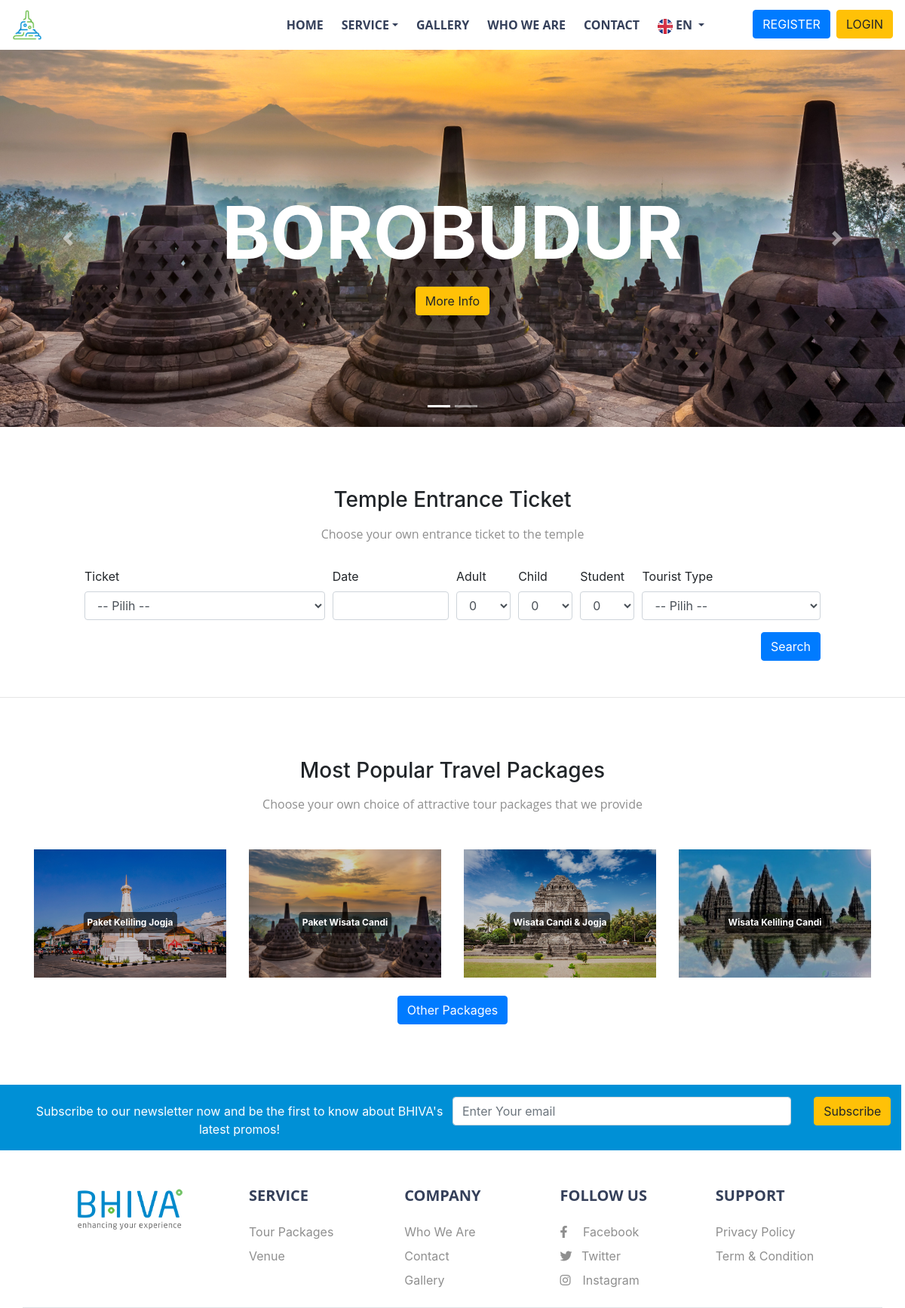
The page / on the database its author committed.
### tables this page shows
CREATE TABLE `core_key_text` (
  `keytext_key_id` bigint(20) DEFAULT NULL,
  `keytext_lang_code` varchar(5) DEFAULT NULL,
  `keytext_text` text,
  `insert_user_id` bigint(20) DEFAULT NULL,
  `insert_datetime` datetime DEFAULT NULL,
  `update_user_id` bigint(20) DEFAULT NULL,
  `update_datetime` datetime DEFAULT NULL,
  KEY `keytext_lang_code` (`keytext_lang_code`),
  KEY `keytext_key_id` (`keytext_key_id`),
  CONSTRAINT `core_key_text_ibfk_2` FOREIGN KEY (`keytext_lang_code`) REFERENCES `core_lang` (`lang_code`),
  CONSTRAINT `core_key_text_ibfk_3` FOREIGN KEY (`keytext_key_id`) REFERENCES `core_key` (`key_id`) ON DELETE CASCADE ON UPDATE CASCADE
);

CREATE TABLE `core_lang` (
  `lang_code` varchar(5) NOT NULL,
  `lang_name` varchar(250) DEFAULT NULL,
  `lang_icon` text COMMENT 'file upload',
  `insert_user_id` bigint(20) DEFAULT NULL,
  `insert_datetime` datetime DEFAULT NULL,
  `update_user_id` bigint(20) DEFAULT NULL,
  `update_datetime` datetime DEFAULT NULL,
  PRIMARY KEY (`lang_code`)
);

CREATE TABLE `cms_slider_text` (
  `slidertext_slider_id` int(11) DEFAULT NULL,
  `slidertext_lang` varchar(5) DEFAULT NULL,
  `slidertext_title_link` varchar(250) DEFAULT NULL,
  `slidertext_title` varchar(250) DEFAULT NULL,
  `slidertext_text` text,
  KEY `slidertext_slider_id` (`slidertext_slider_id`),
  KEY `slidertext_lang` (`slidertext_lang`),
  CONSTRAINT `cms_slider_text_ibfk_1` FOREIGN KEY (`slidertext_slider_id`) REFERENCES `cms_slider` (`slider_id`) ON DELETE CASCADE ON UPDATE CASCADE
);

CREATE TABLE `mst_tourpackages_text` (
  `tourpackagestext_tourpackages_id` int(11) DEFAULT NULL,
  `tourpackagestext_lang` varchar(5) DEFAULT NULL,
  `tourpackagestext_name` varchar(250) DEFAULT NULL,
  `tourpackagestext_text` text,
  KEY `tourpackagestext_tourpackages_id` (`tourpackagestext_tourpackages_id`),
  KEY `tourpackagestext_lang` (`tourpackagestext_lang`),
  CONSTRAINT `mst_tourpackages_text_ibfk_1` FOREIGN KEY (`tourpackagestext_tourpackages_id`) REFERENCES `mst_tourpackages` (`tourpackages_id`) ON DELETE CASCADE ON UPDATE CASCADE
);

CREATE TABLE `cms_service_text` (
  `servicetext_service_id` int(11) DEFAULT NULL,
  `servicetext_lang` varchar(5) DEFAULT NULL,
  `servicetext_name` varchar(250) DEFAULT NULL,
  `servicetext_text` text,
  KEY `servicetext_service_id` (`servicetext_service_id`),
  KEY `servicetext_lang` (`servicetext_lang`),
  CONSTRAINT `cms_service_text_ibfk_1` FOREIGN KEY (`servicetext_service_id`) REFERENCES `cms_service` (`service_id`) ON DELETE CASCADE ON UPDATE CASCADE
);

### application/views/home.php (the view, shortened to what the rows shown need)
<!DOCTYPE html>
<html>
		<?php
			$this->load->view('header');
		?>
		<div>
			<div id="carouselExampleIndicators" class="carousel slide" data-ride="carousel">
				<ol class="carousel-indicators">
				<?php
				if(!empty($slider)){
					foreach ($slider as $key => $value) {
				?>
					<li data-target="#carouselExampleIndicators" data-slide-to="<?php echo $key;?>" <?php echo (($key==0) ? 'class="active"' : ''); ?>></li>
				<?php
					}
				}
				?>
				</ol>
				<div class="carousel-inner">
				<?php
				if(!empty($slider)){
					foreach ($slider as $key => $value) {
				?>
					<div class="carousel-item <?php echo (($key==0) ? 'active' : ''); ?>">
						<img class="d-block w-100" src="<?php echo base_url().$value->img;?>" alt="<?php echo $value->title;?>">
						<div class="carousel-caption">
							<div class="d-flex align-items-center justify-content-center">
								<span style="font-weight: bold; font-size: 8vw;"><?php echo $value->title;?></span>
							</div>
							<div class="align-items-center justify-content-center">
								<span style="font-size: 2vw;">
									<a class="btn btn-warning" href="<?php echo $value->link; ?>"><?php echo $value->title_link;?></a>
								</span>
							</div>
						</div>
					</div>
				<?php
					}
				}
				?>
				</div>
			</div>
			<div style="margin-top: 5rem !important; margin-bottom: 2rem !important;">
				<div style="text-align: center;">
					<h3><?php echo MultiLang('text_from_ticket_title'); ?></h3>
					<p class="text-grey-theme" style="color: #8f8f8f !important; font-size: 16px; margin-top: 1rem !important;"><?php echo MultiLang('text_form_ticket'); ?></p>
				</div>
				<form style="margin: 2rem 7rem 2rem 7rem !important;">
					<div class="form-row">
						<div class="form-group col-md-4">
							<label for="ticket"><?php echo MultiLang('ticket'); ?></label>
							<select class="form-control" id="ticket">
								<option>-- Pilih --</option>
							</select>
						</div>
						<div class="form-group col-md-2">
							<label for="visit"><?php echo MultiLang('date'); ?></label>
							<input class="form-control calendar" id="visit"/>
						</div>
						<div class="form-group col-md-1">
							<label for="adult"><?php echo MultiLang('adult'); ?></label>
							<select class="form-control" id="adult">
								<?php
								for ($i=0; $i < 6; $i++) {
								?>
									<option><?php echo $i;?></option>
								<?php
								}
								?>
							</select>
						</div>
						<div class="form-group col-md-1">
							<label for="child"><?php echo MultiLang('child'); ?></label>
							<select class="form-control" id="child">
								<?php
								for ($i=0; $i < 6; $i++) {
								?>
									<option><?php echo $i;?></option>
								<?php
								}
								?>
							</select>
						</div>
						<div class="form-group col-md-1">
							<label for="student"><?php echo MultiLang('student'); ?></label>
							<select class="form-control" id="student">
								<?php
								for ($i=0; $i < 6; $i++) {
								?>
									<option><?php echo $i;?></option>
								<?php
								}
								?>
							</select>
						</div>
						<div class="form-group col-md-3">
							<label for="tourist_type"><?php echo MultiLang('tourist_type'); ?></label>
							<select class="form-control" id="tourist_type">
								<option>-- Pilih --</option>
							</select>
						</div>
					</div>
					<div class="form-row">
						<div class="form-group col-md-12">
							<button type="button" class="btn btn-primary float-right"><?php echo MultiLang('search'); ?></button>
						</div>
					</div>
				</form>
			</div>
			<div style="margin-top: 5rem !important; margin-bottom: 3rem !important;">
				<div style="text-align: center;">
					<h3><?php echo MultiLang('text_most_popular_package_title'); ?></h3>
					<p class="text-grey-theme" style="font-size: 16px; color: #8f8f8f !important; margin-top: 1rem !important;"><?php echo MultiLang('text_most_popular_package'); ?></p>
				</div>
			</div>
			<div class="container" style="margin-bottom: 5rem !important;">
				<div class="row text-center text-lg-left justify-content-center">
					<?php
					if(!empty($tourpackages)){
						foreach ($tourpackages as $key => $value) {
					?>
						<div class="col-lg-3 col-md-4 col-6">
							<a href="#" class="d-block mb-4 h-100">
								<div class=" img-hover-zoom img-hover-zoom--brightness">
									<img class="img-fluid" src="<?php echo base_url().$value->img;?>" alt="">
									<span class="centered-text-img"><?php echo $value->name;?></span>
								</div>
							</a>
						</div>
					<?php
						}
					}
					?>
					<button type="button" class="btn btn-primary"><?php echo MultiLang('other_packages'); ?></button>
				</div>
			</div>
		</div>
		<?php
			$this->load->view('footer');
		?>
	</body>
</html>

### application/views/header.php (shortened to what the rows shown need)
<head>
	<link rel="stylesheet" href="assets/dist/css/bootstrap.min.css">
	<link rel="stylesheet" href="assets/fontawesome-free/css/all.min.css">
	<link href="assets/google-font.css" rel="stylesheet">
	<link rel="stylesheet" href="assets/dist/css/main.css">
	<link rel="stylesheet" href="assets/bootstrap-datepicker/bootstrap-datepicker.min.css">
</head>
<body>
<nav class="navbar navbar-expand-md border-grey-theme-bottom" style="background-color: #ffffff">
	<div class="collapse navbar-collapse" id="navbarMenu">
		<ul class="navbar-nav ml-auto text-uppercase">
			<li class="nav-item ml-2">
				<a href="<?php echo base_url();?>" class="nav-link text-grey-theme font-weight-bold"><?php echo MultiLang('home'); ?></a>
			</li>
			<li class="nav-item ml-2 dropdown">
				<a href="#" class="nav-link dropdown-toggle text-grey-theme font-weight-bold" id="navbarDropdown" role="button" data-toggle="dropdown" aria-haspopup="true" aria-expanded="false"><?php echo MultiLang('service'); ?></a>
			</li>
			<li class="nav-item ml-2">
				<a href="<?php echo base_url();?>" class="nav-link text-grey-theme font-weight-bold"><?php echo MultiLang('gallery'); ?></a>
			</li>
			<li class="nav-item ml-2">
				<a href="<?php echo base_url();?>" class="nav-link text-grey-theme font-weight-bold"><?php echo MultiLang('who_we_are'); ?></a>
			</li>
			<li class="nav-item ml-2">
				<a href="<?php echo base_url();?>" class="nav-link text-grey-theme font-weight-bold"><?php echo MultiLang('contact'); ?></a>
			</li>
			<li class="nav-item ml-2 dropdown">
				<a href="#" class="nav-link text-grey-theme font-weight-bold dropdown-toggle" id="navbarDropdown" role="button" data-toggle="dropdown" aria-haspopup="true" aria-expanded="false">
					<img src="<?php echo $path_language.$lang_set->icon;?>" style="max-width:20px !important;" /> <?php echo $lang_set->code?>
				</a>
			</li>
			<li class="nav-item justify-content-center text-center">
				<a href="#" class="btn btn-primary ml-2" data-toggle="modal" data-target="#modal_form_register"><?php echo MultiLang('register'); ?></a><a href="#" class="btn btn-warning ml-2" data-toggle="modal" data-target="#modal_form_login"><?php echo MultiLang('login'); ?></a>
			</li>
		</ul>
	</div>
</nav>

### application/views/footer.php (shortened to what the rows shown need)
<form style="margin-top: 2rem !important;">
    <div class="form-row align-middle justify-content-center col-md-12"
        style="background-color: #0090D6; padding-top:1rem;">
        <div class="col-md-6 row justify-content-left text-center form-group" style="padding-top: 7px;">
            <span style="color: #ffffff;"><?php echo MultiLang('text_subscribe'); ?></span>
        </div>
        <div class="col-md-6 row">
            <div class="justify-content-center text-center col-md-10 form-group">
                <input class="form-control" id="subscribe" placeholder="<?php echo MultiLang('enter_your_email'); ?>" />
            </div>
            <div class="justify-content-center text-center col-md-2 form-group">
                <button type="button" class="btn btn-warning"><?php echo MultiLang('subscribe'); ?></button>
            </div>
        </div>
    </div>
</form>
<footer>
    <div class="container pt-5 border-bottom">
        <div class="row">
            <div class="col-md-9 col-sm-12">
                <div class="col-md-3 col-sm-6 col-6 p-0 float-left mb-3">
                    <h5 class="mb-4 font-weight-bold text-uppercase text-grey-theme"><?php echo MultiLang('service'); ?></h5>
                    <ul class="list-group">
                        <?php
                        if(!empty($service)){
                            foreach ($service as $key => $value) {
                        ?>
                        <li class="list-group-item bg-transparent border-0 p-0 mb-2 font-footer">
                            <a href="#"><?php echo $value->name?></a>
                        </li>
                        <?php
                            }
                        }
                        ?>
                    </ul>
                </div>
                <div class="col-md-3 col-sm-6 col-6 mb-3 p-0 float-left">
                    <h5 class="mb-4 font-weight-bold text-uppercase text-grey-theme"><?php echo MultiLang('company'); ?></h5>
                    <ul class="list-group">
                        <li class="list-group-item bg-transparent border-0 p-0 mb-2 font-footer">
                            <a href=""><?php echo MultiLang('who_we_are');?></a>
                        </li>
                        <li class="list-group-item bg-transparent border-0 p-0 mb-2 font-footer">
                            <a href=""><?php echo MultiLang('contact'); ?></a>
                        </li>
                        <li class="list-group-item bg-transparent border-0 p-0 mb-2 font-footer">
                            <a href=""><?php echo MultiLang('gallery'); ?></a>
                        </li>
                    </ul>
                </div>
                <div class="col-md-3 col-sm-6 col-6 mb-3 p-0 float-left">
                    <h5 class="mb-4 font-weight-bold text-uppercase text-grey-theme"><?php echo MultiLang('follow_us_on'); ?></h5>
                    <ul class="list-group">
                        <li class="list-group-item bg-transparent border-0 p-0 mb-2 font-footer">
                        </li>
                        <li class="list-group-item bg-transparent border-0 p-0 mb-2 font-footer">
                        </li>
                        <li class="list-group-item bg-transparent border-0 p-0 mb-2 font-footer">
                        </li>
                    </ul>
                </div>
                <div class="col-md-3 col-sm-6 col-6 p-0 mb-3 float-left">
                    <h5 class="mb-4 font-weight-bold text-uppercase text-grey-theme"><?php echo MultiLang('support');?></h5>
                    <ul class="list-group">
                        <li class="list-group-item bg-transparent border-0 p-0 mb-2 font-footer">
                            <a href=""><?php echo MultiLang('privacy_policy');?></a>
                        </li>
                        <li class="list-group-item bg-transparent border-0 p-0 mb-2 font-footer">
                            <a href=""><?php echo MultiLang('term_and_condition');?></a>
                        </li>
                    </ul>
                </div>
            </div>
        </div>
    </div>
</footer>

### rows shown on the page
core_key_text: keytext_text "HOME"
core_key_text: keytext_text "SERVICE"
core_key_text: keytext_text "GALLERY", keytext_text "Gallery"
core_key_text: keytext_text "WHO WE ARE", keytext_text "Who We Are"
core_key_text: keytext_text "CONTACT", keytext_text "Contact"
core_lang: lang_icon (picture), lang_code "EN"
core_key_text: keytext_text "REGISTER"
core_key_text: keytext_text "LOGIN"
cms_slider_text: slidertext_title "BOROBUDUR", slidertext_title_link "More Info"
core_key_text: keytext_text "Temple Entrance Ticket"
core_key_text: keytext_text "Choose your own entrance ticket to the temple"
core_key_text: keytext_text "Ticket"
core_key_text: keytext_text "Date"
core_key_text: keytext_text "Adult"
core_key_text: keytext_text "Child"
core_key_text: keytext_text "Student"
core_key_text: keytext_text "Tourist Type"
core_key_text: keytext_text "Search"
core_key_text: keytext_text "Most Popular Travel Packages"
core_key_text: keytext_text "Choose your own choice of attractive tour packages that we provide"
mst_tourpackages_text: shows a picture, tourpackagestext_name "Paket Keliling Jogja"
mst_tourpackages_text: shows a picture, tourpackagestext_name "Paket Wisata Candi"
mst_tourpackages_text: shows a picture, tourpackagestext_name "Wisata Candi & Jogja"
mst_tourpackages_text: shows a picture, tourpackagestext_name "Wisata Keliling Candi"
core_key_text: keytext_text "Other Packages"
core_key_text: keytext_text "Subscribe to our newsletter now and be the first to know about BHIVA's latest promos!"
core_key_text: keytext_text "Enter Your email"
core_key_text: keytext_text "Subscribe"
cms_service_text: servicetext_name "Tour Packages"
cms_service_text: servicetext_name "Venue"
core_key_text: keytext_text "COMPANY"
core_key_text: keytext_text "FOLLOW US"
core_key_text: keytext_text "SUPPORT"
core_key_text: keytext_text "Privacy Policy"
core_key_text: keytext_text "Term & Condition"

### other values the page prints
form field value "0"
